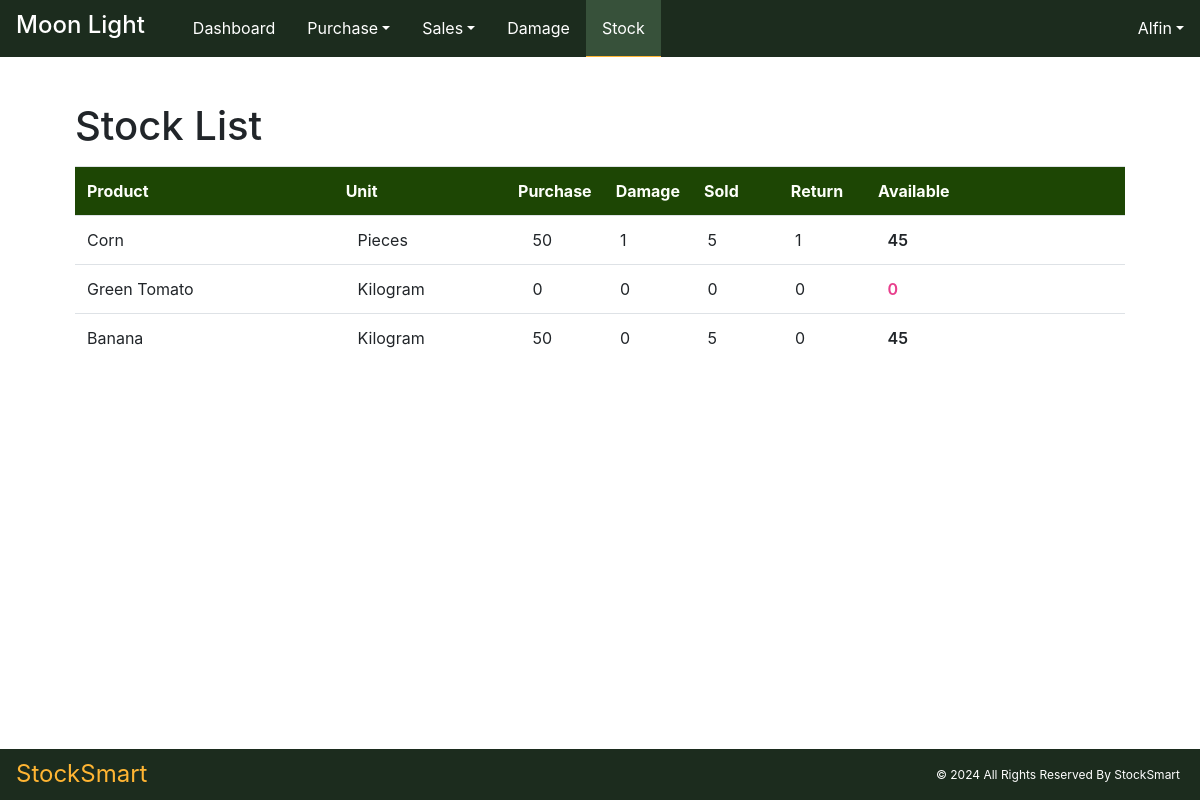
The app's page /Stock/stock_list/ (signed in) with its own data.
### Core/models.py (models this page shows, shortened)
class companyprofileTable(models.Model):
    company_name = models.CharField(max_length=50, unique=True)
    company_person = models.CharField(max_length=50, null=True, blank=True)
    company_email = models.EmailField(max_length=100, unique=True)
    company_mobile = models.CharField(max_length=10, null=True, blank=True)
    company_address = models.CharField(max_length=100, null=True, blank=True)
    company_gst = models.CharField(max_length=20)
    company_threshold_Stock = models.PositiveIntegerField(default=0)

class itemTable(models.Model):
    UNIT_CHOICES = [
        ('Kilogram', 'Kg'),
        ('Pieces', 'Pcs'),
    ]
    CATEGORY_CHOICE = [
        ('Vegetables', 'Veg'),
        ('Fruits', 'Fru'),
    ]
    item_name = models.CharField(max_length=50, null=True, blank=True, unique=True)
    item_category = models.CharField(max_length=50, choices=CATEGORY_CHOICE)
    item_unit = models.CharField(max_length=15, choices=UNIT_CHOICES)

### User/models.py (models this page shows, shortened)
class User(AbstractUser):
    MY_ROLES =[
        ('Admin','Admin'),
        ('Staff','Staff'),
    ]
    role = models.CharField(max_length=50, choices=MY_ROLES)
    organization = models. CharField(max_length=50)

### Stock/models.py (models this page shows, shortened)
class stockTable(models.Model):
    st_item = models.OneToOneField(itemTable, on_delete=models.CASCADE)
    st_purchasesStock = models.PositiveIntegerField(default=0)
    st_soldStock = models.PositiveIntegerField(default=0)
    st_salesReturnStock = models.PositiveIntegerField(default=0)
    st_damageStock = models.PositiveIntegerField(default=0)
    st_remainingStock = models.PositiveIntegerField(default=0)

### Stock/views.py (the view)
# urls.py: path("stock_list/", views.stock_list, name="stock_list"),
@admin_required
def stock_list(request):
    base_template = 'user/Index.html' if request.user.role == "Admin" else 'user/staff_index.html'
    company_data = companyprofileTable.objects.get()
    st=stockTable.objects.all()
    return render(request,"stock/stock_list.html",{'st':st, 'base_template':base_template,'company_data':company_data})

### templates/stock/stock_list.html (shortened to what this page needs)
<!DOCTYPE html>
{% extends base_template %}
{% load static %}
{% block content %}
<html lang="en">
<head>
    <link rel="stylesheet" href="https://ajax.googleapis.com/ajax/libs/jqueryui/1.12.1/themes/smoothness/jquery-ui.css">
    <link href="https://stackpath.bootstrapcdn.com/bootstrap/4.5.2/css/bootstrap.min.css" rel="stylesheet">
    <link href="{% static 'assets/style.css' %}" rel="stylesheet">
</head>
<body>
<div class="navheight"></div>
<br>
<br>
<div class="container d-flex flex-wrap">
    <div class="col-12">
       <div class="col-12 Dash-Price-card mt-3">
        <div class="my-3">
             <h1 class="mt-4">Stock List</h1>
        </div>
        <div>
            <table class="table table-hover" >
             <tr >
                 <th class="headerx col-3" scope="col">Product</th>
                 <th class="headerx col-2" scope="col">Unit</th>
                 <th class="headerx col-1" scope="col">Purchase</th>
                 <th class="headerx col-1" scope="col">Damage</th>
                 <th class="headerx col-1" scope="col">Sold</th>
                 <th class="headerx col-1" scope="col">Return</th>
                 <th class="headerx col-3" scope="col">Available</th>
                 </tr></table>
                <div class="" style="height: 500px; overflow: auto;">
                    <table class="table table-hover" >
                {% for i in st %}
                <tr>
                <td class=" col-3" >{{ i.st_item.item_name }}</td>
                <td class=" col-2" style="padding-left: 20px;">{{i.st_item.item_unit}}</td>
                <td class=" col-1" style="padding-left: 20px;">{{i.st_purchasesStock}}</td>
                <td class=" col-1" style="padding-left: 20px;">{{i.st_damageStock}}</td>
                <td class=" col-1" style="padding-left: 20px;">{{i.st_soldStock}}</td>
                <td class=" col-1" style="padding-left: 20px;">{{i.st_salesReturnStock}}</td>
                <td class=" col-3 {% if i.st_remainingStock < 10 %}text-pink{% endif %}" style="padding-left: 25px;font-weight: 600;">{{i.st_remainingStock}}</td>
                </tr>
                {% endfor %}
                    </table>
                </div>
        </div>
    </div>
    </div>
    </div>
</body>
</html>
{% endblock %}

### templates/user/Index.html (shortened to what this page needs)
<!DOCTYPE html>
{%load static%}
<html lang="en">
<head>
    <link href="https://maxcdn.bootstrapcdn.com/bootstrap/4.5.2/css/bootstrap.min.css" rel="stylesheet">
    <link href="https://cdnjs.cloudflare.com/ajax/libs/font-awesome/6.0.0-beta3/css/all.min.css" rel="stylesheet">
    <link href="{% static 'assets/style.css' %}" rel="stylesheet">
</head>
<body>
<nav class="navbar navbar-expand-lg bg-success fixed-top">
    <h3 class="navbar-brand px-3" > {{company_data.company_name}}</h3>
        <div class=" collapse navbar-collapse my-0 justify-content-center" id="navbarNav" style="text-align: center;">
            <ul class="navbar-nav">
                <li id="homeBtn" class="nav-item ">
                    <a  class="nav-link" href="{% url 'index' %}">Dashboard</a>
                </li>
                <li id="purchaseBtn" class=" nav-item dropdown">
                    <a class="nav-link dropdown-toggle" href="#" id="navbarPurchaseDropdown" role="button" data-toggle="dropdown" aria-haspopup="true" aria-expanded="false">Purchase</a>
                </li>
                <li id="salesBtn" class="nav-item dropdown">
                    <a class="nav-link dropdown-toggle" href="#" id="navbarSalesDropdown" role="button" data-toggle="dropdown" aria-haspopup="true" aria-expanded="false">Sales</a>
                </li>
                <li id="navbarDamageDropdown" class="nav-item ">
                    <a  class="nav-link" href="{% url 'damage' %}">Damage</a>
                </li>
                <li id="navbarStockDropdown" class="nav-item ">
                    <a  class="nav-link" href="{% url 'stock_list' %}">Stock</a>
                </li>
            </ul>
                    <ul class="navbar-nav ml-auto ">
                        <li class="nav-item dropdown">
                            <a class="nav-link dropdown-toggle" href="#" id="navbarUserDropdown" role="button" data-toggle="dropdown" aria-haspopup="true" aria-expanded="false">{{ user.username }}</a>
                        </li>
                    </ul>
                </div>
</nav>
{% block content %}{% endblock %}
<div class="footer bg-success">
   <span class="navbar-brand px-3" style="color:#FFB533 !important;"> StockSmart</span>
    <p style="margin-top:15px; margin-right:20px;" class="py-">&copy; 2024 All Rights Reserved By StockSmart</p>
</div>
</body>
</html>

### static/assets/style.css (style rules this page uses)
.activex { color: #FFB533 !important; border-bottom: 1px solid #FFB533 !important; background-color: #37513A !important; }
.nav-item { border-bottom: 1px solid #1C2C1E; }
.alert-success, .bg-success, .text-success, .border-success { background-color: #1C2C1E !important; color: #ffffff !important; border-color: #your-border-color !important; }
body { overflow-x: hidden; height: 95vh; margin-bottom: 20px; }
a { text-decoration: none !important; }
table { margin-bottom: 0px !important; }
.navheight { height: 30px; }
.navbar { padding: 0Px !important; }
.nav-item { padding: .5rem .5rem; }
.navbar-brand { font-size: 1.5rem !important; }
.navbar a { color: #ffffff !important; text-decoration: none !important; }
.navbar a:active, { border-color: #your-new-active-border-color; color: #FFCC7B !important; }
.footer { display: flex; justify-content: space-between; }
.headerx { background-color: rgb(29, 70, 4) !important; color: #fdfffa !important; }
td { background: rgba(227, 255, 227, 0) !important; }
th { background:rgba(227, 255, 227, 0) !important; }
.footer { position: fixed; left: 0; bottom: 0px; width: 100%; color: white; text-align: center; padding-top : 2px; font-size: 12px; }
.text-pink { color: #e83e8c; }
ul { padding-left: 0; list-style-type: none; margin-bottom: 0; }
li { padding-top: 3px; }

### records on screen
companyprofileTable: company_name "Moon Light"
User: username "Alfin"
stockTable: st_item.item_name "Corn", st_item.item_unit "Pieces", st_purchasesStock "50", st_damageStock "1", st_soldStock "5", st_salesReturnStock "1", st_remainingStock "45"
stockTable: st_item.item_name "Green Tomato", st_item.item_unit "Kilogram", st_purchasesStock "0", st_damageStock "0", st_soldStock "0", st_salesReturnStock "0", st_remainingStock "0"
stockTable: st_item.item_name "Banana", st_item.item_unit "Kilogram", st_purchasesStock "50", st_damageStock "0", st_soldStock "5", st_salesReturnStock "0", st_remainingStock "45"
